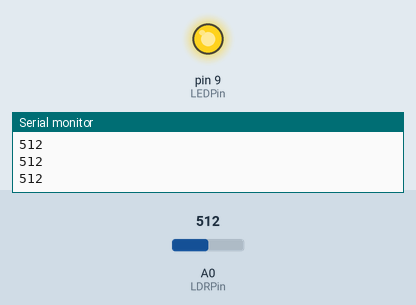
Bench run of a sketch on a simulated Arduino Uno, built with avr-gcc and run on an emulated ATmega328P. Parts: output pins drawn as LEDs (lit = HIGH), the last lines printed to the serial monitor. The test bench sets the inputs (shaded band); at power-on: A0 (LDRPin) = 512.

Above: at 1.2 s.
1.3 s: A0 (LDRPin) set to 482
At 2.1 s:
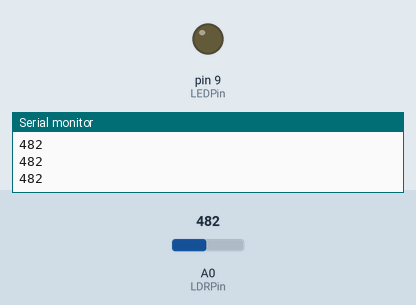
2.9 s: A0 (LDRPin) set to 510
At 3.4 s:
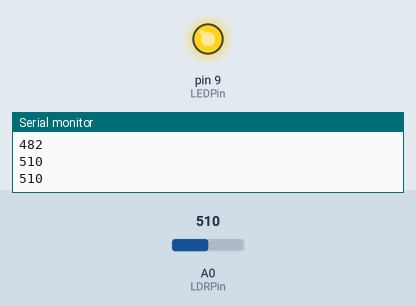
4.5 s: A0 (LDRPin) set to 490
At 5.9 s:
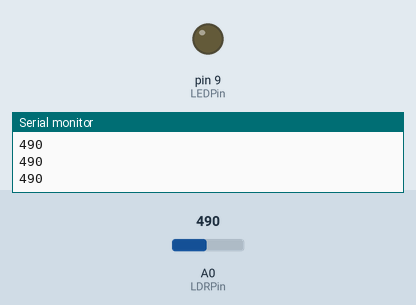
Timing chart, 0 to 7.5 s (numbered marks = the images above; inputs shaded):
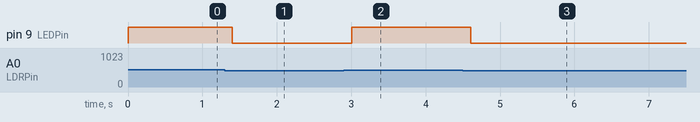

Measured:
- the behaviour switches between 501 and 500 on A0 (LDRPin) (found by bisection; images 0 and 1)
- after the input at 1.3 s, pin 9 (LEDPin): HIGH → LOW after 0.10 s
- after the input at 2.9 s, pin 9 (LEDPin): LOW → HIGH after 0.10 s
- after the input at 4.5 s, pin 9 (LEDPin): HIGH → LOW after 0.11 s

The sketch:

Program_05_Smart_Street_Light_LDR.ino
```cpp
int LDRPin = A0;
int LEDPin = 9;
int LDRValue = 0;
int threshold = 500;

void setup() {
  pinMode(LEDPin, OUTPUT);
  Serial.begin(9600);
}

void loop() {
  LDRValue = analogRead(LDRPin);
  Serial.println(LDRValue);
  if (LDRValue > threshold) {
    digitalWrite(LEDPin, HIGH);
  } else {
    digitalWrite(LEDPin, LOW);
  }
  delay(200);
}
```
